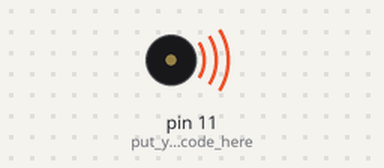
Bench run of a sketch on a simulated Arduino Uno, built with avr-gcc and run on an emulated ATmega328P. On the bench: buzzer (waves = sounding).

Above: at 0.05 s.
Timing chart, 0 to 9.8 s (numbered marks = the images above):
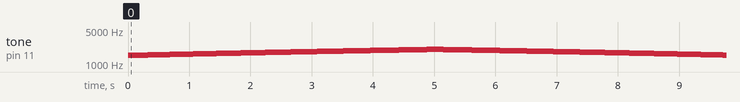

Measured:
- by itself, tone on pin 11 (put_your_setup_code_here): plays 1500 Hz for 0.01 s, 1501 Hz for 0.01 s, 1502 Hz for 0.01 s, 1503 Hz for 0.01 s, 1504 Hz for 0.01 s, 1505 Hz for 0.01 s … (7987 notes in this stretch)

The sketch:

Mini_difuzor.ino
```cpp
void setup() {
  pinMode(11,OUTPUT);// put your setup code here, to run once:

}

void loop() {
  for (int i=1500; i<2000; i++){
    tone(11,i);
    delay(10);
  }
  for (int i=2000; i>1500; i--){
    tone (11,i);
    delay (10);
  }
  noTone(11);
  delay(5000);// put your main code here, to run repeatedly:

}
```
